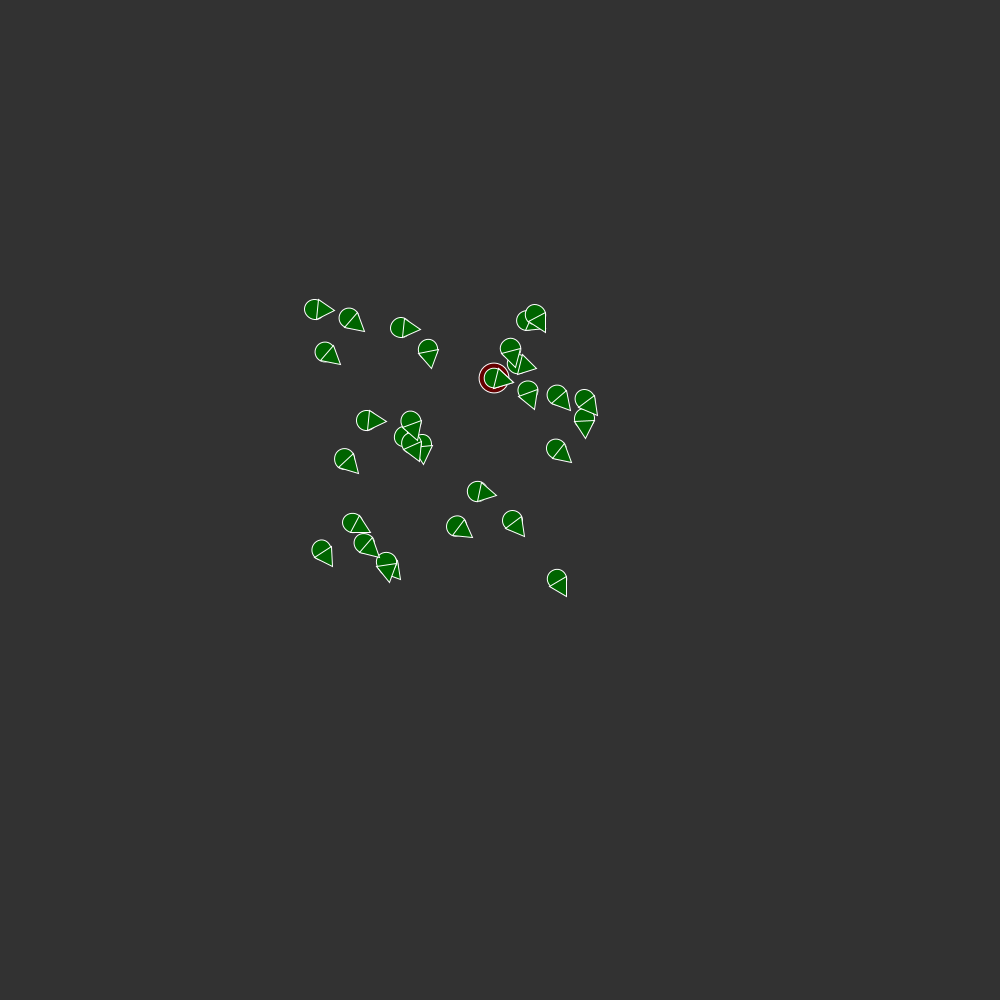
Frame 1 (no input)
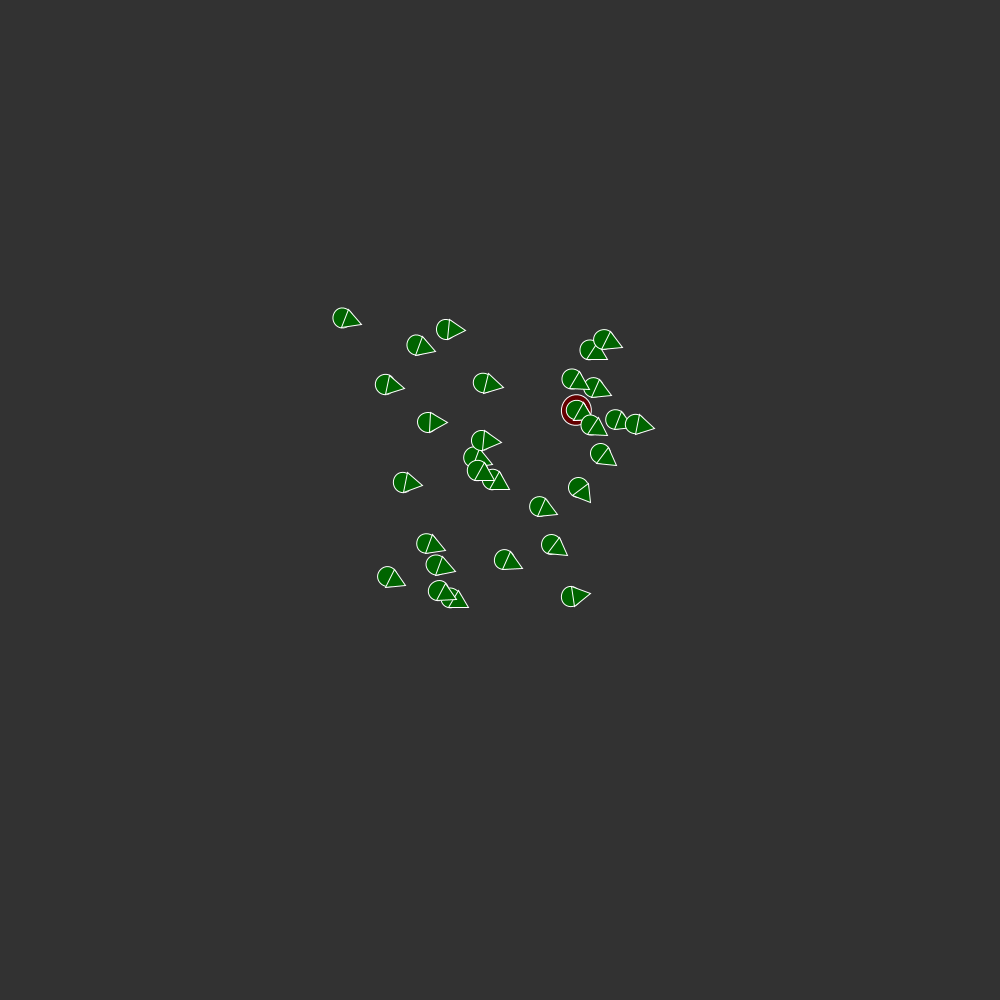
Frame 60 (the mouse pressed at the canvas centre just before this capture)
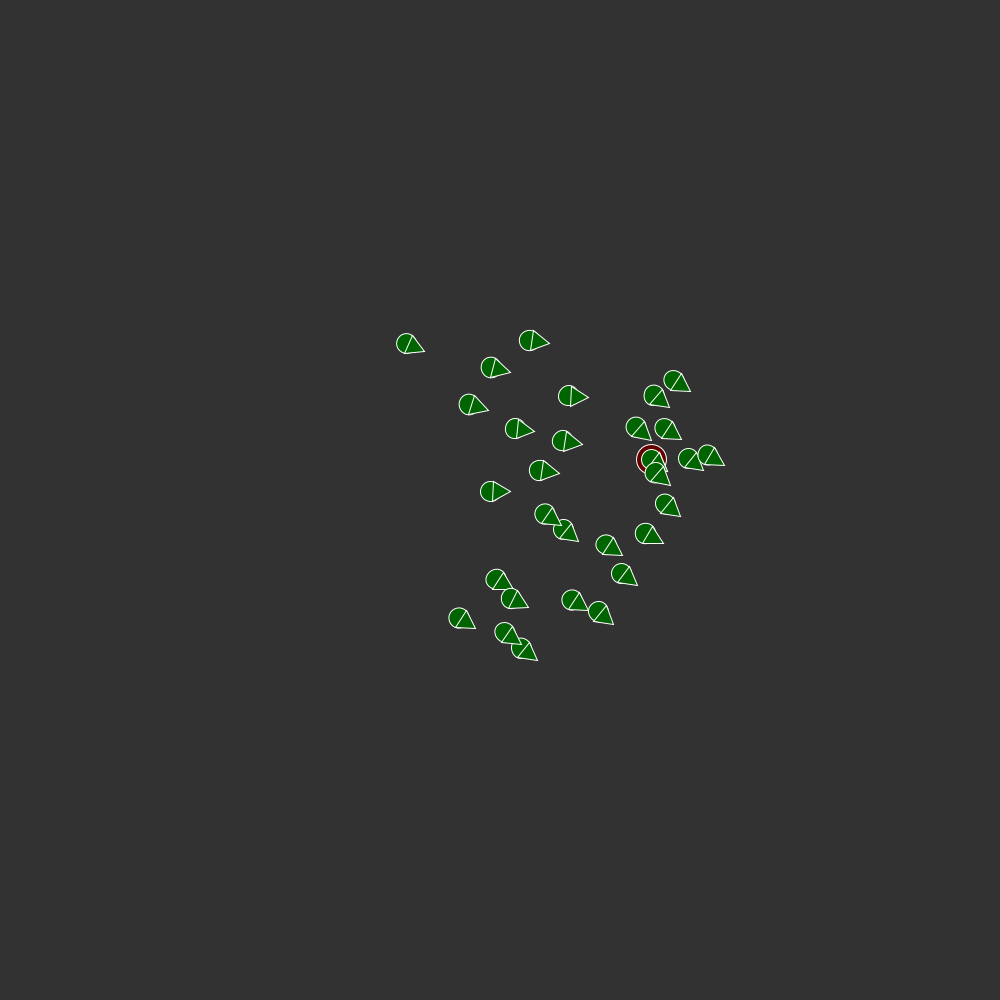
Frame 120 (the mouse held since frame 60 and released just before this capture)

The Processing sketch that drew these frames (run headless with seeded random() and noise(); from frame 60 on, the mouse is pressed at the canvas centre):

// Processing sketch: flocking
// ── flocking.pde
class Agent{
  PVector position;
  PVector velocity;
  PVector acceleration;
  float angluaracceleration;
  float orientation;
  float rotation;
  float[] breadx={};
  float[] bready={};

  void display()
  {
    
    fill(0, 100,0);
    stroke(255);
    pushMatrix();
    translate(position.x, position.y);
    rotate(velocity.heading());
    
    
    ellipse(0,0,20,20); 
    triangle(2.5,-1*10,2.5,10,20,0);

    popMatrix();
  //  drawBreadCrumbs();
  }
  void leaddisplay()
  {
    
    fill(100, 0,0);
   stroke(255);
    pushMatrix();
    translate(position.x, position.y);
    rotate(velocity.heading());
    
    
    ellipse(0,0,30,30); 
    triangle(2.5,-1*10,2.5,10,20,0);

    popMatrix();
  //  drawBreadCrumbs();
  }
  void drawBreadCrumbs()
  {
 
      PVector temp = new PVector(position.x-5, position.y-5);
     breadx=append(breadx,temp.x);
     bready=append(bready,temp.y);

  
    for(int i=0 ; i < breadx.length; i++)
    {
        fill(100,100,100);
    rect(breadx[i]-1, bready[i]-1, 2, 2);
    }
  }
  void update(float time)
  {

    position.add(PVector.mult(velocity,time));
    orientation += rotation * time;
    
    velocity.add(PVector.mult(acceleration,time));
    velocity.limit(maxspeed);
    rotation += angluaracceleration *time;
    acceleration.mult(0);
    
    
  }
  float getneworientation()
  {
    
    if(velocity.mag()>0){
      return  -180 * atan2(velocity.y, velocity.x) /PI;
    }
    else return orientation;
  }
}

int num=30;
int lead=1;
float maxspeed=15;
float pdist = 50;
//float minimumPerceptionDistance = 10;
Agent[] agents=new Agent[num];
float maxforce=1;

 void setup()
{
        frameRate(30);
        size(1000,1000);
        for(int i=0;i<num;i++)
        {
            Agent a=new Agent();  
            a.position=new PVector(random(300)+300,random(300)+300);
            a.velocity=new PVector(random(10),random(10));
            a.orientation=a.getneworientation();
            a.rotation=0;
            a.acceleration=new PVector(0,0);
            agents[i]=a;
            print (agents[i]);
        }
        
}
void flocking()
{
  for(int i=0;i<num;i++)
  {
      PVector separation = separation(agents[i]);
      PVector cohesion = cohesion(agents[i]);
      PVector align = align(agents[i]);
      
      PVector weights = new PVector(1.8f, 1.1f, 1.2f);
      //weights.normalize();
      float wx=1.9;
      float wy=1.0;
      float wz=1.1;
      separation.mult(weights.x);
      cohesion.mult(weights.y);
      align.mult(weights.z);
      
      agents[i].acceleration.add(separation);
      agents[i].acceleration.add(cohesion);
      agents[i].acceleration.add(align);
      agents[i].update(0.1); 
     }
}
PVector separation(Agent agent)
    {
      PVector steering = new PVector(0, 0);
      int counter = 0;
      
      for(int i = 0; i < num; i++)
      {
 
        float dis = PVector.dist(agent.position , agents[i].position);
        
        if(dis > 0 && dis < pdist )
        {
          PVector positionDelta = PVector.sub(agent.position, agents[i].position);
          positionDelta.normalize().div(dis);
          steering.add(positionDelta);
          counter++;
        }
          
      }
      if(counter > 0)
        steering.div((float)counter);
      
      if(steering.mag() > 0)
      {
        steering.normalize();
        steering.mult(maxspeed);
        steering.sub(agent.velocity);
         steering.limit(maxforce);
      }
      return steering;
    } 
    PVector align(Agent agent)
    {
      PVector sum = new PVector(0,0);
      int counter = 0;
      for(int i = 0; i < num; i++)
      {
        float positionDist = abs(agent.position.mag() - agents[i].position.mag());
        if(i<lead && (positionDist < pdist))
        {
          agents[i].velocity.normalize().mult(maxspeed);
          return PVector.sub(agents[i].velocity, agent.velocity);
          }
        if(positionDist > 0 && positionDist < pdist)
        {
          sum.add(agents[i].velocity);
          counter++;
        }
      }
      
      if(counter > 0)
      {
        sum.div((float)counter);
        sum.normalize();
        sum.mult(maxspeed);
        PVector steering = PVector.sub(sum, agent.velocity);
        steering.limit(maxforce);
        return steering;
      }
      else
      {
        return new PVector(0,0);
      }
    }
   PVector cohesion(Agent agent)
    {
      PVector sum = new PVector(0,0);
      int counter = 0;
      for(int i = 0; i < num; i++)
      {
        Agent h = agents[i];
        float dis = abs(agent.position.mag() - h.position.mag());
        if(i<lead)
        {
          PVector stickup = PVector.mult(h.velocity, -2).normalize();
          stickup.mult((float)0.25).add(h.position);
          return seek(agent,stickup);
        }
        if(dis > 0 && dis < pdist)
        {
          sum.add(h.position);
          counter++;
        }
      }
      
      if(counter > 0)
      {
        sum.div(counter);
        return seek(agent,sum);
      }
      else
      {
        return new PVector(0, 0);
      }
    }
  PVector seek(Agent agent,PVector target)
    {
     PVector tar = PVector.sub(target, agent.position);
     tar.normalize();
     tar.mult(maxspeed);
      
      PVector steering = PVector.sub(tar, agent.velocity);
      steering.limit(maxforce);
      return steering;
    }
  void boundary(Agent agent)
{
  if(agent.position.x>1000)
  {
    agent.position.x=0;
  }
  if( agent.position.y>1000)
  {
    agent.position.y=0;
  }
  if(agent.position.x<0)
  {
    agent.position.x=1000;
  }
    
    if(agent.position.y<0)
    {
      agent.position.y=1000;
    }
  
}
void draw()
{
 background(50);
  for(int i=0;i<num;i++){
    if(i<lead)agents[i].leaddisplay();
    boundary(agents[i]);
    agents[i].display();
  }
  flocking();
}
